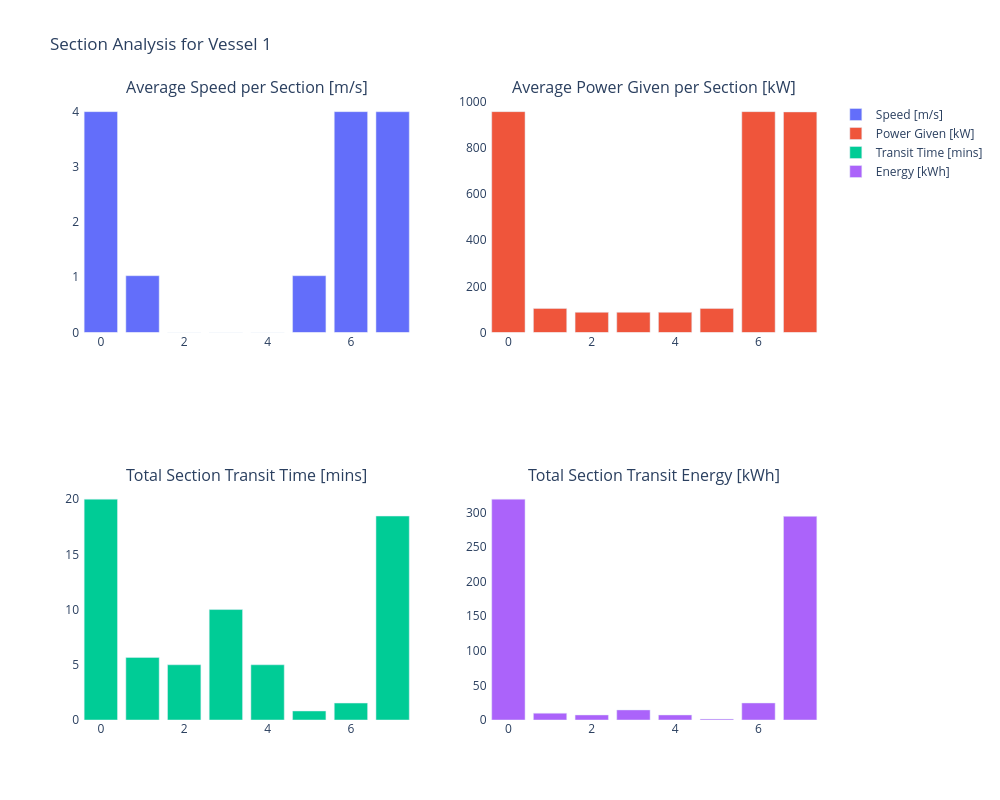
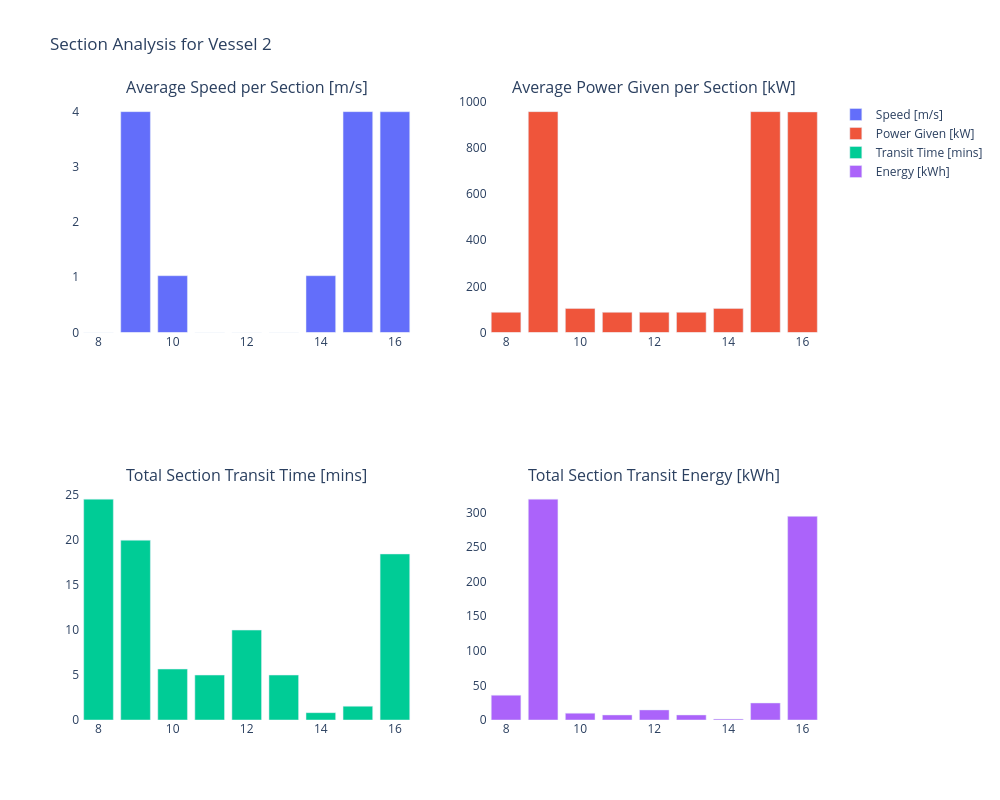

The cell these charts' notebook holds for them, in order:
### Markdown cell above
Like the Energy-examples, we can visualize the energy consumption per event per vessel:

### Code cell
for vessel in [vessel_1, vessel_2]:
    df_eventtable_energy_fuel_vessel = df_eventtable_energy_fuel[df_eventtable_energy_fuel['object name'] == vessel.name]
    
    # Calculate average speed
    average_speed = df_eventtable_energy_fuel_vessel['distance (m)'] / df_eventtable_energy_fuel_vessel['duration (s)']
    
    # Calculate durations in minutes
    durations = [
        (row['stop time'] - row['start time']).total_seconds() / 60
        for _, row in df_eventtable_energy_fuel_vessel.iterrows()
    ]
    
    # Create 2x2 subplot figure
    fig = make_subplots(rows=2, cols=2, subplot_titles=[
        'Average Speed per Section [m/s]',
        'Average Power Given per Section [kW]',
        'Total Section Transit Time [mins]',
        'Total Section Transit Energy [kWh]'
    ])
    
    # Add bar charts to subplots
    fig.add_trace(go.Bar(x=average_speed.index, y=average_speed, name='Speed [m/s]'), row=1, col=1)
    fig.add_trace(go.Bar(x=average_speed.index, y=df_eventtable_energy_fuel_vessel['P_given (kW)'], name='Power Given [kW]'), row=1, col=2)
    fig.add_trace(go.Bar(x=average_speed.index, y=durations, name='Transit Time [mins]'), row=2, col=1)
    fig.add_trace(go.Bar(x=average_speed.index, y=df_eventtable_energy_fuel_vessel['total_energy (kWh)'], name='Energy [kWh]'), row=2, col=2)
    
    # Update layout
    fig.update_layout(
        height=800,
        width=1000,
        title_text=f'Section Analysis for {vessel.name}',
        plot_bgcolor='white'
    )
    
    fig.show()

### Figure 1 — Plotly figure (JSON) as saved in the notebook; plotly's stock layout.template omitted (floating-point values rounded to 4 significant figures)
{"data": [{"name": "Speed [m/s]", "type": "bar", "x": [0, 1, 2, 3, 4, 5, 6, 7], "xaxis": "x", "y": [4.0, 1.029, 0.0, 0.0, 0.0, 1.029, 4.0, 3.998], "yaxis": "y"}, {"name": "Power Given [kW]", "type": "bar", "x": [0, 1, 2, 3, 4, 5, 6, 7], "xaxis": "x2", "y": [957.2, 104.5, 87.5, 87.5, 87.5, 104.5, 957.2, 955.9], "yaxis": "y2"}, {"name": "Transit Time [mins]", "type": "bar", "x": [0, 1, 2, 3, 4, 5, 6, 7], "xaxis": "x3", "y": [20, 5.667, 5, 10, 5, 0.8167, 1.533, 18.47], "yaxis": "y3"}, {"name": "Energy [kWh]", "type": "bar", "x": [0, 1, 2, 3, 4, 5, 6, 7], "xaxis": "x4", "y": [319.1, 9.873, 7.292, 14.58, 7.292, 1.41, 24.6, 294.2], "yaxis": "y4"}], "layout": {"annotations": [{"font": {"size": 16}, "showarrow": false, "text": "Average Speed per Section [m/s]", "x": 0.225, "xanchor": "center", "xref": "paper", "y": 1, "yanchor": "bottom", "yref": "paper"}, {"font": {"size": 16}, "showarrow": false, "text": "Average Power Given per Section [kW]", "x": 0.775, "xanchor": "center", "xref": "paper", "y": 1, "yanchor": "bottom", "yref": "paper"}, {"font": {"size": 16}, "showarrow": false, "text": "Total Section Transit Time [mins]", "x": 0.225, "xanchor": "center", "xref": "paper", "y": 0.375, "yanchor": "bottom", "yref": "paper"}, {"font": {"size": 16}, "showarrow": false, "text": "Total Section Transit Energy [kWh]", "x": 0.775, "xanchor": "center", "xref": "paper", "y": 0.375, "yanchor": "bottom", "yref": "paper"}], "height": 800, "plot_bgcolor": "white", "title": {"text": "Section Analysis for Vessel 1"}, "width": 1000, "xaxis": {"anchor": "y", "domain": [0, 0.45]}, "xaxis2": {"anchor": "y2", "domain": [0.55, 1]}, "xaxis3": {"anchor": "y3", "domain": [0, 0.45]}, "xaxis4": {"anchor": "y4", "domain": [0.55, 1]}, "yaxis": {"anchor": "x", "domain": [0.625, 1]}, "yaxis2": {"anchor": "x2", "domain": [0.625, 1]}, "yaxis3": {"anchor": "x3", "domain": [0, 0.375]}, "yaxis4": {"anchor": "x4", "domain": [0, 0.375]}}}

### Figure 2 — Plotly figure (JSON) as saved in the notebook; plotly's stock layout.template omitted (floating-point values rounded to 4 significant figures)
{"data": [{"name": "Speed [m/s]", "type": "bar", "x": [8, 9, 10, 11, 12, 13, 14, 15, 16], "xaxis": "x", "y": [0.0, 4.0, 1.029, 0.0, 0.0, 0.0, 1.029, 4.0, 3.998], "yaxis": "y"}, {"name": "Power Given [kW]", "type": "bar", "x": [8, 9, 10, 11, 12, 13, 14, 15, 16], "xaxis": "x2", "y": [87.5, 957.2, 104.5, 87.5, 87.5, 87.5, 104.5, 957.2, 955.9], "yaxis": "y2"}, {"name": "Transit Time [mins]", "type": "bar", "x": [8, 9, 10, 11, 12, 13, 14, 15, 16], "xaxis": "x3", "y": [24.57, 20, 5.667, 5, 10, 5, 0.8167, 1.533, 18.47], "yaxis": "y3"}, {"name": "Energy [kWh]", "type": "bar", "x": [8, 9, 10, 11, 12, 13, 14, 15, 16], "xaxis": "x4", "y": [35.82, 319.1, 9.873, 7.292, 14.58, 7.292, 1.41, 24.6, 294.2], "yaxis": "y4"}], "layout": {"annotations": [{"font": {"size": 16}, "showarrow": false, "text": "Average Speed per Section [m/s]", "x": 0.225, "xanchor": "center", "xref": "paper", "y": 1, "yanchor": "bottom", "yref": "paper"}, {"font": {"size": 16}, "showarrow": false, "text": "Average Power Given per Section [kW]", "x": 0.775, "xanchor": "center", "xref": "paper", "y": 1, "yanchor": "bottom", "yref": "paper"}, {"font": {"size": 16}, "showarrow": false, "text": "Total Section Transit Time [mins]", "x": 0.225, "xanchor": "center", "xref": "paper", "y": 0.375, "yanchor": "bottom", "yref": "paper"}, {"font": {"size": 16}, "showarrow": false, "text": "Total Section Transit Energy [kWh]", "x": 0.775, "xanchor": "center", "xref": "paper", "y": 0.375, "yanchor": "bottom", "yref": "paper"}], "height": 800, "plot_bgcolor": "white", "title": {"text": "Section Analysis for Vessel 2"}, "width": 1000, "xaxis": {"anchor": "y", "domain": [0, 0.45]}, "xaxis2": {"anchor": "y2", "domain": [0.55, 1]}, "xaxis3": {"anchor": "y3", "domain": [0, 0.45]}, "xaxis4": {"anchor": "y4", "domain": [0.55, 1]}, "yaxis": {"anchor": "x", "domain": [0.625, 1]}, "yaxis2": {"anchor": "x2", "domain": [0.625, 1]}, "yaxis3": {"anchor": "x3", "domain": [0, 0.375]}, "yaxis4": {"anchor": "x4", "domain": [0, 0.375]}}}
